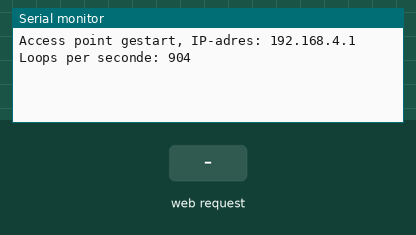
This sketch was run on a simulated ESP32-S3. Shown: the last lines printed to the serial monitor. The test bench sets the inputs (shaded band).

Above: at 1.2 s.
1.3 s: HTTP request GET /save?kp=1 received
At 1.9 s:
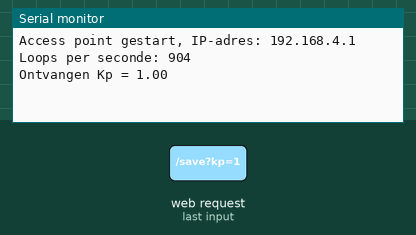
2.8 s: HTTP request GET /save?kp=0 received
At 2.96 s:
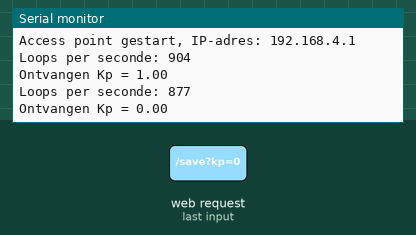

Measured:
- after the input at 1.3 s, the serial monitor: prints a new line at once (image 1)
- after the input at 2.8 s, the serial monitor: prints a new line at once (image 2)

The sketch:

Wireless_communication.ino
```cpp
// Proof of concept: non-blocking draadloze communicatie (wifi + webinterface)
// ESP32-S3 SuperMini als access point, webserver op poort 80.
//  - laptop/smartphone -> robot : nieuwe waarde voor Kp via /save?kp=...
//  - robot -> laptop/smartphone : webpagina met Kp, uptime en aantal loops per seconde
// Non-blocking: loop() wacht nergens op. server.handleClient() kijkt enkel of er
// een verzoek is en keert meteen terug. Het aantal loops per seconde blijft dus
// hoog, ook terwijl er met de webinterface gewerkt wordt.

#include <WiFi.h>
#include <WebServer.h>

const char* ssid = "LineFollower";
const char* password = "GiliamWouter";

WebServer server(80);

float kp = 0.30;

unsigned long loopTeller = 0;      // loops sinds de laatste meting
unsigned long loopsPerSeconde = 0; // laatste gemeten waarde
unsigned long vorigeMeting = 0;    // tijdstip laatste meting (ms)

void sendPage()
{
  String html = R"rawliteral(
  <!DOCTYPE html>
  <html>
  <head>
  <meta name="viewport" content="width=device-width, initial-scale=1">
  </head>
  <body>

  <h1>Wireless Communication PoC</h1>

  <p>Huidige Kp: %KP%</p>
  <p>Uptime: %UPTIME% s</p>
  <p>Loops per seconde: %LPS%</p>

  <form action="/save">
  Kp
  <input type="number" step="0.01" name="kp" value="%KP%">
  <input type="submit" value="Opslaan">
  </form>

  <p><a href="/">Vernieuwen</a></p>

  </body>
  </html>
  )rawliteral";

  html.replace("%KP%", String(kp, 2));
  html.replace("%UPTIME%", String(millis() / 1000));
  html.replace("%LPS%", String(loopsPerSeconde));

  server.send(200, "text/html", html);
}

void handleRoot()
{
  sendPage();
}

void handleSave()
{
  if (server.hasArg("kp"))
  {
    kp = server.arg("kp").toFloat();

    Serial.print("Ontvangen Kp = ");
    Serial.println(kp);
  }

  sendPage();
}

void setup()
{
  Serial.begin(115200);   // geen while(!Serial): moet ook zonder USB werken

  WiFi.softAP(ssid, password);

  Serial.print("Access point gestart, IP-adres: ");
  Serial.println(WiFi.softAPIP());

  server.on("/", handleRoot);
  server.on("/save", handleSave);

  server.begin();
}

void loop()
{
  server.handleClient();   // non-blocking: keert meteen terug als er geen verzoek is

  // bewijs dat loop() blijft draaien: loops per seconde tellen
  loopTeller++;
  unsigned long nu = millis();
  if (nu - vorigeMeting >= 1000)
  {
    loopsPerSeconde = loopTeller;
    loopTeller = 0;
    vorigeMeting = nu;

    Serial.print("Loops per seconde: ");
    Serial.println(loopsPerSeconde);
  }
}
```
